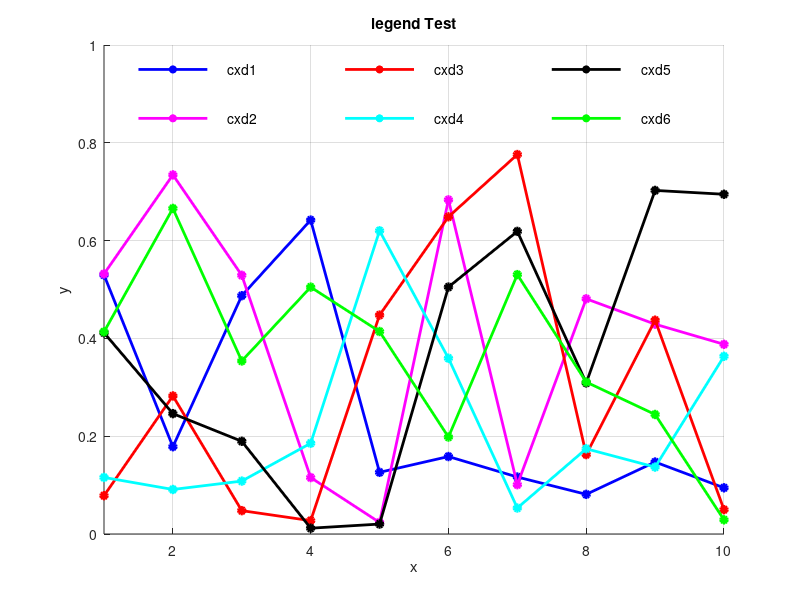

Write the MATLAB code that produced this figure.
clear ;
clc;
figure(1);
cxd = rand(10,6)*0.8;  
h2=plot(cxd);
set(h2(1),'LineStyle','-','LineWidth',2,'Color','b','Marker','o','MarkerEdgeColor','b','MarkerFaceColor','b','MarkerSize',5)
set(h2(2),'LineStyle','-','LineWidth',2,'Color','m','Marker','o','MarkerEdgeColor','m','MarkerFaceColor','m','MarkerSize',5)
set(h2(3),'LineStyle','-','LineWidth',2,'Color','r','Marker','o','MarkerEdgeColor','r','MarkerFaceColor','r','MarkerSize',5)
set(h2(4),'LineStyle','-','LineWidth',2,'Color','c','Marker','o','MarkerEdgeColor','c','MarkerFaceColor','c','MarkerSize',5)
set(h2(5),'LineStyle','-','LineWidth',2,'Color','k','Marker','o','MarkerEdgeColor','k','MarkerFaceColor','k','MarkerSize',5)
set(h2(6),'LineStyle','-','LineWidth',2,'Color','g','Marker','o','MarkerEdgeColor','g','MarkerFaceColor','g','MarkerSize',5)
hold on


x=[[1 1  4 4  7 7 ]+0.5;[1 1  4 4  7 7 ]+1.5];
y=[[9 8  9 8  9 8 ]./10+0.05;[9 8  9 8  9 8 ]./10+0.05];
h3=plot(x,y);
set(h3(1),'LineStyle','-','LineWidth',2,'Color','b')
set(h3(2),'LineStyle','-','LineWidth',2,'Color','m')
set(h3(3),'LineStyle','-','LineWidth',2,'Color','r')
set(h3(4),'LineStyle','-','LineWidth',2,'Color','c')
set(h3(5),'LineStyle','-','LineWidth',2,'Color','k')
set(h3(6),'LineStyle','-','LineWidth',2,'Color','g')

hold on
x1=[[1 1  4 4  7 7 ]+1;[1 1  4 4  7 7 ]+1];
y1=[[9 8  9 8  9 8 ]./10+0.05;[9 8  9 8  9 8 ]./10+0.05];
h4=plot(x1,y1);
set(h4(1),'Marker','o','MarkerEdgeColor','b','MarkerFaceColor','b','MarkerSize',5)
set(h4(2),'Marker','o','MarkerEdgeColor','m','MarkerFaceColor','m','MarkerSize',5)
set(h4(3),'Marker','o','MarkerEdgeColor','r','MarkerFaceColor','r','MarkerSize',5)
set(h4(4),'Marker','o','MarkerEdgeColor','c','MarkerFaceColor','c','MarkerSize',5)
set(h4(5),'Marker','o','MarkerEdgeColor','k','MarkerFaceColor','k','MarkerSize',5)
set(h4(6),'Marker','o','MarkerEdgeColor','g','MarkerFaceColor','g','MarkerSize',5)

legends={'cxd1','cxd2','cxd3','cxd4','cxd5','cxd6'};
tx=[1 1  4 4  7 7 ]+1.8;
ty=[9 8  9 8  9 8 ]./10+0.05;
for i=1:6
    text(tx(i),ty(i),legends{i});
end 
xlim([1,10]);ylim([0,1]);
xlabel('x');
ylabel('y');
title('legend Test');
grid on;
box off;